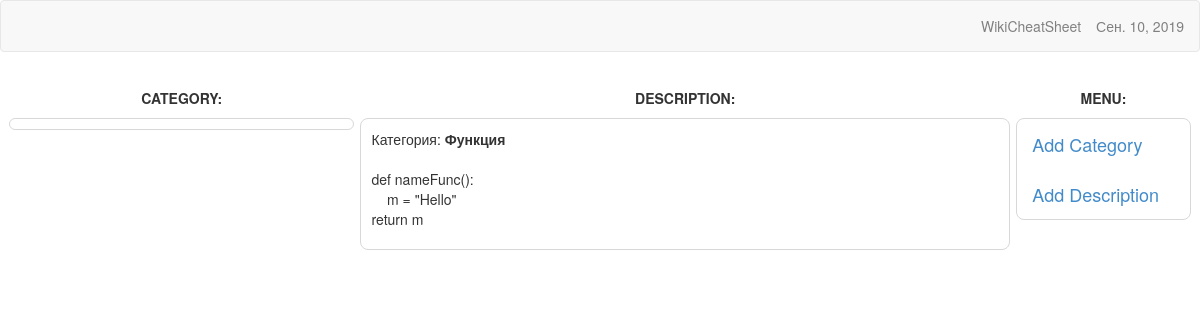
The page /5 on the database its author committed.
### main/models.py (models this page shows)
class Category(MPTTModel):
    name = models.CharField('Категория', max_length=50, unique=True, help_text='Категория')
    parent = TreeForeignKey('self', on_delete=models.CASCADE, null=True, blank=True, related_name='children', verbose_name='Родитель', help_text='Родитель')
    def __str__(self):
        return self.name
    class Meta:
        verbose_name = 'Категория'
        verbose_name_plural = 'Категории'
        ordering = ['name']
    class MPTTMeta:
        order_insertion_by = ['name']

class Description(models.Model):
    name = RichTextField(verbose_name='Описание', help_text='Описание')
    category = TreeForeignKey(Category, on_delete=models.CASCADE, blank=True, null=True, related_name='category', verbose_name='Категория', help_text='Категория')
    image = models.ImageField(null=True, blank=True, upload_to='images/', verbose_name='Изображение')
    def __str__(self):
        return format(self.name)
    class Meta:
        verbose_name = 'Описание'
        verbose_name_plural = 'Описания'
        ordering = ['id']

### main/views.py (the view)
# urls.py: path('', views.index, name='index'),
def index(request, pk=1):
    args = {}
    args['cat'] = Category.objects.all()
    args['category'] = Category.objects.get(id=pk)
    args['description'] = Description.objects.filter(category_id=pk)
    return render_to_response('main/index.html', args)

### main/templates/main/index.html (shortened to what this page needs)
{% extends 'main/base.html' %}
{% load mptt_tags %}
{% block content %}
    <div class="flex top">
        <div class="item1" >CATEGORY:</div>
        <div class="item2" >DESCRIPTION:</div>
        <div class="item3" >MENU:</div>
    </div>
    <div class="flexd">
        <div class="item1 flex_div">
        </div>
        <div class="item2 flex_div">
            <div class="descript" id="idd">Категория: <b>{{ category }}</b></div>
            {% for d in description %}
                <div class="descript">{% autoescape off %}{{ d }}{% endautoescape %}</div>
            {% endfor %}
        </div>
        <div class="item3 flex_div">
            <a class="navbar-brand" href="/admin/main/category/">Add Category</a>
            <a class="navbar-brand" href="/admin/main/description/">Add Description</a>
        </div>
    </div>
{% endblock content %}

### static/css/style.css (style rules this page uses)
.top div { padding: 10px; font-weight: bold; }
.descript { padding: 10px; }
.flex { display: flex; text-align: center; }
.flex_div { border: 1px solid #D8D8D8; margin-right: 3px; margin-left: 3px; border-radius: 8px; height: 100%; }
.item1 { flex-grow: 2; width: 555px; }
.item2 { flex-grow: 4; width: 1045px; }
.item3 { flex-grow: 1; width: 280px; }
.flexd { display: flex; }

### rows shown on the page
Category: name "Функция"
Description: name "def nameFunc(): m = \"Hello\" return m"
